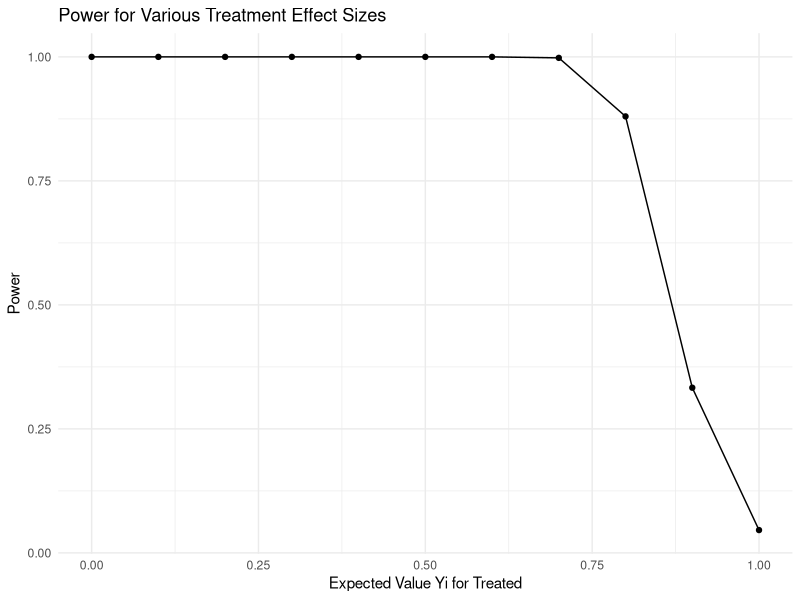

Source code (R):
## ---- chunk 1
#setup
#install.packages("tidyverse")

#open libraries
library(tidyverse)

## ---- chunk 2

#a.
#function to randomly assign treatment (P = 0.5) given 2 vectors of 
#potential outcomes

treatFx <- function(v1, v0){
  #randomly assign treatment, 1 = treated, 0 = control
  treat <- rbinom(n = length(v1), size = 1, prob = 0.5)
  
  #create vector for obs outcomes under treatment: keep 
  #outcomes if treated, otherwise not observed
  yi1 <- ifelse(treat == 1, v1, NA)
  
  #create vector for obs outcomes under treatment: keep 
  #outcomes if treated, otherwise not observed
  yi0 <- ifelse(treat == 0, v0, NA)
  
  #calculate ATE: mean yi1 - mean yi0
  ate <- mean(yi1, na.rm = T) - mean(yi0, na.rm = T)
  
  #standard error:sqrt(var yi1/n yi1 + var yi0/n yi0)
  se <- sqrt((var(yi1, na.rm = T)/sum(treat == 1)) +
               var(yi0, na.rm = T)/sum(treat == 0))
  
  #t statistic
  tstat <- ate/se

  
  #return p value for t statistic:
  #want two sided, so multiply by 2
  #take abs value and upper tail to keep
  #consistent behavior for treat means gt or lt control means
  return(pt(q = abs(tstat), df = length(v1) - 2, lower.tail = F)*2)
  
}

## ---- chunk 3
#1 and 2
set.seed(02139)

#outcomes under control: mean = 1, var/sd = 1
y0 <- rnorm(n = 1000, mean = 1, sd = 1)

#outcomes under treatment: mean = t = 0.2; var/sd = 1
y1 <- rnorm(n = 1000, mean = 0.2, sd = 1)

#run function
treatFx(y1, y0)


## ---- chunk 4
#b.
#function that puts together treatment vector generation and treatFx: each = 1 simulation
#m/sd/n for 0/1 represent mean, sd, and n for control and treatment groups.
simulateFx <- function(n0 = 1000, m0 = 1, sd0 = 1, n1 = 1000, m1, sd1 = 1){
  
  #outcomes under control: mean = 1, var/sd = 1
  y0 <- rnorm(n = n0, mean = m0, sd = sd0)

  #outcomes under treatment: mean = t = 0.2; var/sd = 1
  y1 <- rnorm(n = n1, mean = m1, sd = sd1)

  #run function, which will return result
  treatFx(y1, y0)
  
}

#repeat process 10,000 times
reps.10k.02 <- replicate(n = 10000, 
                         expr = simulateFx(n0 = 1000, m0 = 1, sd0 = 1,
                                           n1 = 1000, m1 = 0.2, sd1 = 1),
                         simplify = "vector")

#get % p values < 0.05
sum(reps.10k.02 < 0.05) / (length(reps.10k.02)) #100% < 0.05

## ---- chunk 5
#c.
#function that does repeated simulation, which can be called by map function
#m1 = treatment effect
replicateSimFx <- function(times = 1000, m1){
  
  #do one simulation, where m1 = given effect size, for 'times' repetitions
  res <- replicate(n = times, expr = simulateFx(m1 = m1), simplify = "vector")
  
  #return % of values <0.05
  return(sum(res < 0.05) / (length(res)))
  
}


#run simulation for different values of treatment group mean (0 - 1, along increases of .1), 
#1000 reps each per args in replicateSimFx
results <- purrr::map_dbl(seq(0, 1, .1), ~replicateSimFx(m1 = .x))

#plot results
as.data.frame(cbind(results, seq(0, 1, .1))) %>%
  ggplot(aes(x = V2, y = results)) +
  geom_point() +
  geom_line() +
  theme_minimal() +
  labs(x = "Expected Value Yi for Treated", y = "Power") +
  ggtitle("Power for Various Treatment Effect Sizes")


